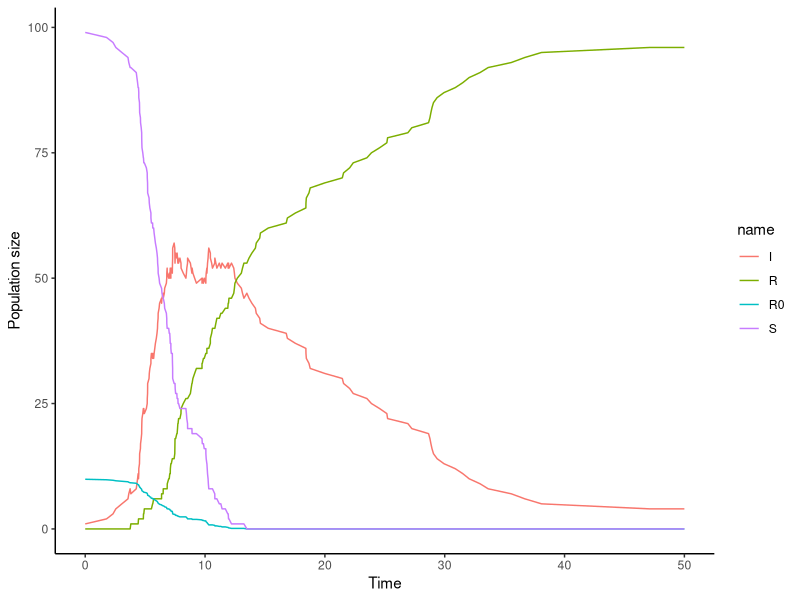
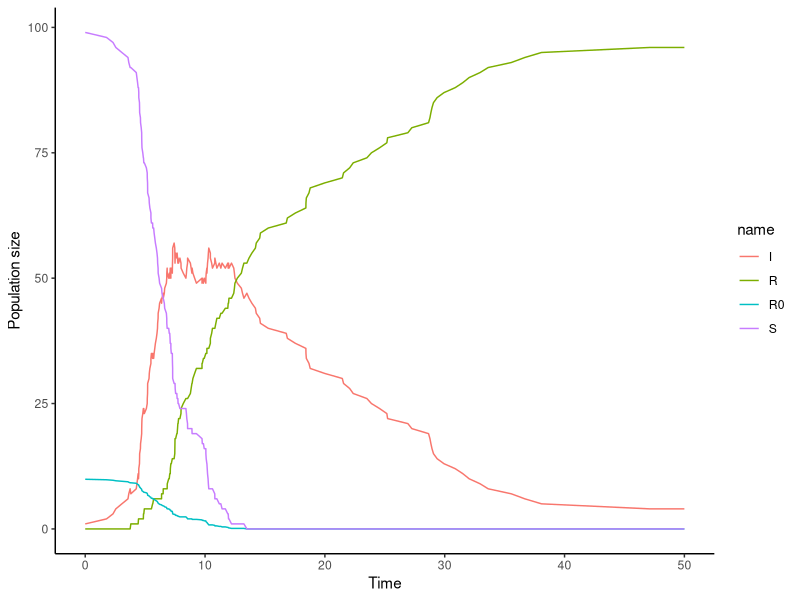
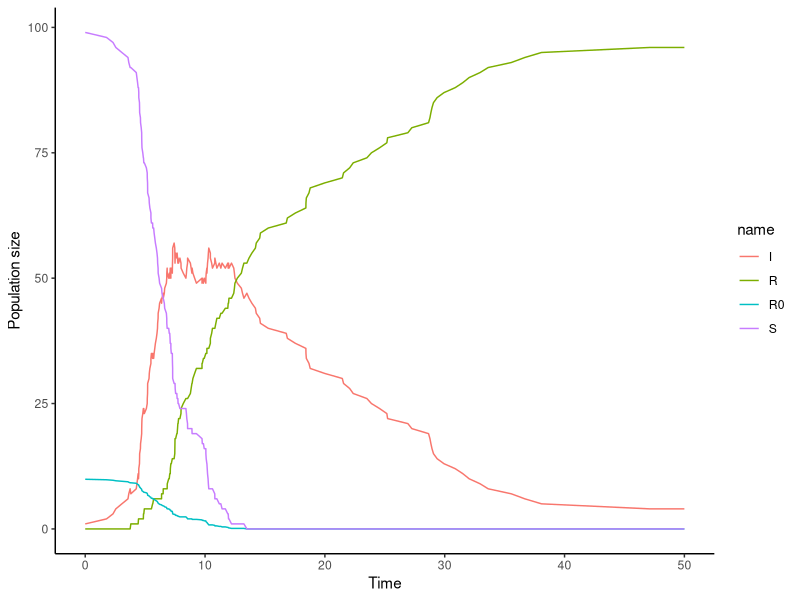
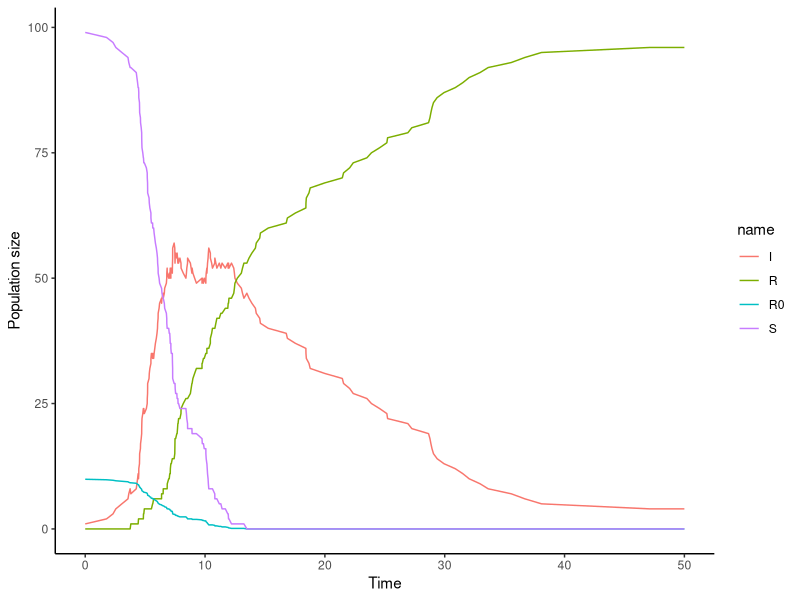

R code for these plots, in order:
# S I R
# http://alexeidrummond.org/bayesian_phylo_lectures/lecture13/SIR_demo.js

Tinf <- function(S,I,R) {
  return(pub.beta * S * I)
}

Trem <- function(S,I,R) {
  return(pub.mu*I)
}

# T is final time
getStochastic <- function(T) {
  S = c(pub.N-1) 
  I=c(1)
  R=c(0)
  t=(0)
  
  i = 1 # R index starts from 1
  while (t[i] <= T) {
    Ti = Tinf(S[i], I[i], R[i])
    Tr = Trem(S[i], I[i], R[i])
    T0 = Ti + Tr
    
    if (T0 == 0)
      break
    
    dt = -log(runif(1))/T0
    if (t[i] + dt > T)
      break
    
    t = c(t, t[i] + dt)
    
    if (runif(1)*T0 < Ti) {
      # Infection
      S = c(S, S[i]-1)
      I = c(I, I[i]+1)
      R = c(R, R[i])
    } else {
      # Recovery
      S = c(S, S[i])
      I = c(I, I[i]-1)
      R = c(R, R[i]+1)
    }
    
    i = i + 1
  }
  
  S = c(S, S[i])
  I = c(I, I[i])
  R = c(R, R[i])
  t = c(t, T)
  R0 = getR0(S,I,R,t)
  
  return(list(S=S,I=I,R=R,t=t, R0=R0))
}

getDeterministic <- function(T, nSteps) {
  
  dt = T/(nSteps - 1)
  
  S = c(pub.N-1) 
  I=c(1)
  R=c(0)
  t=(0)
  
  # R index starts from 1
  for (i in 2:nSteps) {
    #Semi-implicit algorithm (uses numerical estimate of dx/dt at t+0.5dt)
    Sp = c(S[i-1])
    Ip = c(I[i-1])
    Rp = c(R[i-1]) 
    
    for (iter in 1:3) {
      Spp = S[i-1] - Tinf(Sp,Ip,Rp)*0.5*dt
      Ipp = I[i-1] + (Tinf(Sp,Ip,Rp) - Trem(Sp,Ip,Rp))*0.5*dt
      Rpp = R[i-1] + Trem(Sp,Ip,Rp)*0.5*dt
      
      Sp = Spp
      Ip = Ipp
      Rp = Rpp
    }
    
    S = c(S, Sp*2 - S[i-1])
    I = c(I, Ip*2 - I[i-1])
    R = c(R, Rp*2 - R[i-1])
    t = c(t, t[i-1] + dt)
  }
  
  R0 = getR0(S,I,R,t)
  return(list(S=S,I=I,R=R,t=t,R0=R0))
}

getR0 <- function(S,I,R,t) {
  R0 = c()
  for (j in 1:length(t)) {
    R0 = c(R0, Tinf(S[j],I[j],R[j])/Trem(S[j],I[j],R[j]) )
  }
  return(R0)
}

createPlot <- function(result=list()) {
  library(tidyverse)
  print(names(sto))
  df <- data.frame(sto) %>% as_tibble %>% gather("name", "y", -t)
  
  
  library(ggplot2)
  p <- ggplot(df, aes(x=t, y=y, group=name, color=name)) +
    geom_line() + xlab("Time") + ylab("Population size") + theme_classic() 
  return(p)
}



pub.N = 100
pub.beta = 0.01
pub.mu = 0.1

sto <- getStochastic(50)
sto

p <- createPlot(sto)
p
ggsave("SIRstochastic.pdf", p, width = 5, height = 5)

det <- getDeterministic(50, nSteps=50)
det

p <- createPlot(det)
p
ggsave("SIRdeterministic.pdf", p, width = 5, height = 5)
